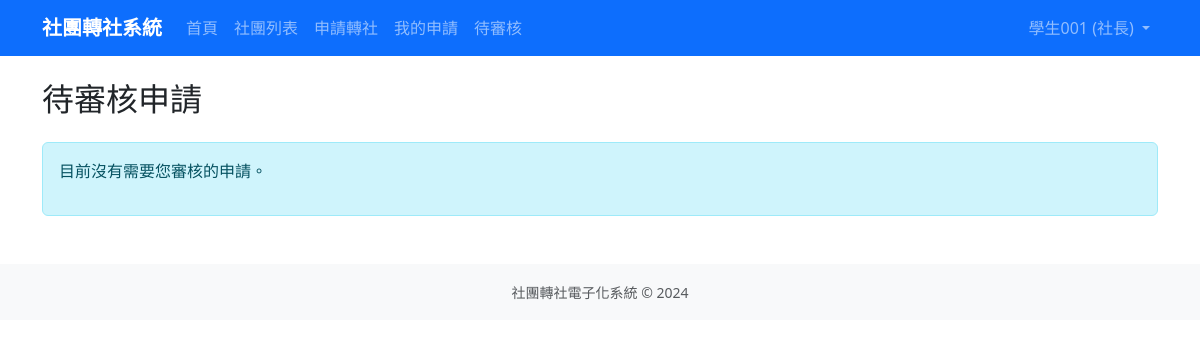
/transfers/pending/ (signed in), run on an earlier commit of the app's database.
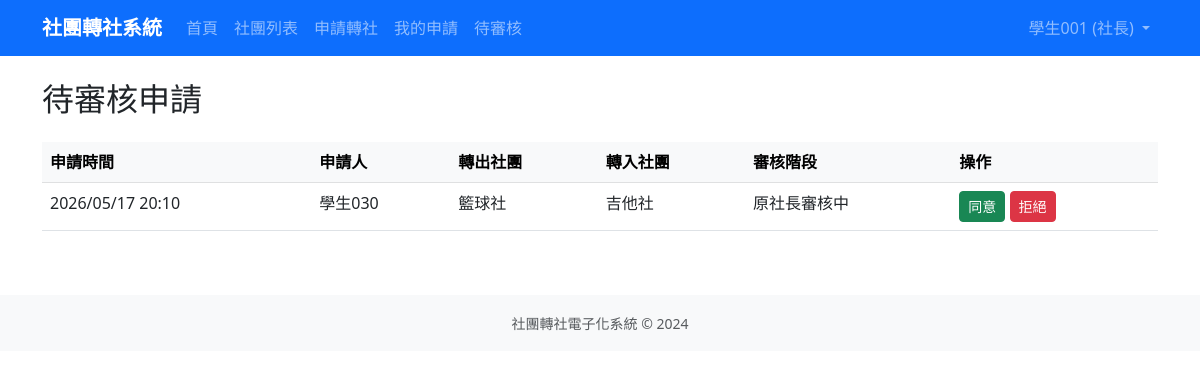
And on a later commit of the database.
### transfers/models.py (models this page shows, shortened)
class TransferRequest(models.Model):
    STATUS_CHOICES = [
        ('draft', '草稿'),
        ('orig_president_pending', '原社長審核中'),
        ('orig_teacher_pending', '原指導老師審核中'),
        ('new_president_pending', '新社長審核中'),
        ('new_teacher_pending', '新指導老師審核中'),
        ('admin_pending', '訓育組審核中'),
        ('approved', '已核准'),
        ('rejected', '已拒絕'),
        ('returned', '退回重選'),
    ]
    student = models.ForeignKey(
        settings.AUTH_USER_MODEL,
        on_delete=models.CASCADE,
        related_name='transfer_requests',
        verbose_name='申請學生'
    )
    original_club = models.ForeignKey(
        'clubs.Club',
        on_delete=models.CASCADE,
        related_name='transfer_out_requests',
        verbose_name='原社團'
    )
    target_club = models.ForeignKey(
        'clubs.Club',
        on_delete=models.CASCADE,
        related_name='transfer_in_requests',
        verbose_name='目標社團'
    )
    status = models.CharField(
        max_length=30,
        choices=STATUS_CHOICES,
        default='orig_president_pending',
        verbose_name='狀態'
    )
    reason = models.TextField(blank=True, verbose_name='轉社原因')
    created_at = models.DateTimeField(auto_now_add=True, verbose_name='申請時間')
    updated_at = models.DateTimeField(auto_now=True, verbose_name='更新時間')
    completed_at = models.DateTimeField(null=True, blank=True, verbose_name='完成時間')
    class Meta:
        verbose_name = '轉社申請單'
        verbose_name_plural = '轉社申請單'
        ordering = ['-created_at']

### accounts/models.py (models this page shows, shortened)
class User(AbstractUser):
    ROLE_CHOICES = [
        ('student', '學生'),
        ('president', '社長'),
        ('teacher', '指導老師'),
        ('admin', '訓育組（管理員）'),
    ]
    role = models.CharField(
        max_length=20,
        choices=ROLE_CHOICES,
        default='student',
        verbose_name='身分組'
    )
    student_id = models.CharField(
        max_length=20,
        blank=True,
        verbose_name='學號'
    )
    club = models.ForeignKey(
        'clubs.Club',
        on_delete=models.SET_NULL,
        null=True,
        blank=True,
        verbose_name='所屬社團',
        related_name='members'
    )
    phone = models.CharField(max_length=20, blank=True, verbose_name='電話')
    class Meta:
        verbose_name = '使用者'
        verbose_name_plural = '使用者'
    def is_admin(self):
        return self.role == 'admin'

### clubs/models.py (models this page shows, shortened)
class Club(models.Model):
    CATEGORY_CHOICES = [
        ('academic', '學術類'),
        ('arts', '藝文類'),
        ('performance', '藝能類'),
        ('recreation', '康輔類'),
        ('sports', '體育類'),
    ]
    code = models.CharField(max_length=10, unique=True, null=True, blank=True, verbose_name='社團代號')
    name = models.CharField(max_length=100, verbose_name='社團名稱')
    teacher = models.CharField(max_length=50, default='', verbose_name='指導老師')
    president = models.CharField(max_length=50, default='', verbose_name='社長')
    location = models.CharField(max_length=100, blank=True, verbose_name='社課場地')
    category = models.CharField(max_length=20, choices=CATEGORY_CHOICES, blank=True, verbose_name='類別')
    description = models.TextField(blank=True, verbose_name='社團描述')
    max_members = models.PositiveIntegerField(default=30, verbose_name='人數上限')
    current_members = models.PositiveIntegerField(default=0, verbose_name='現有人數')
    is_active = models.BooleanField(default=True, verbose_name='啟用中')
    created_at = models.DateTimeField(auto_now_add=True, verbose_name='建立時間')
    updated_at = models.DateTimeField(auto_now=True, verbose_name='更新時間')
    class Meta:
        verbose_name = '社團'
        verbose_name_plural = '社團'
        ordering = ['name']

### transfers/views.py (the view, shortened to what this page needs)
# urls.py: path('pending/', views.PendingApprovalsView.as_view(), name='pending_approvals'),
class PendingApprovalsView(LoginRequiredMixin, ApproverRequiredMixin, ListView):
    model = TransferRequest
    template_name = 'transfers/pending_approvals.html'
    context_object_name = 'pending_requests'
    def get_queryset(self):
        user = self.request.user
        if user.is_admin():
            return TransferRequest.objects.filter(status='admin_pending')
        username_marker = f'({user.username})'
        if user.role == 'president':
            return TransferRequest.objects.filter(
                models.Q(
                    status='orig_president_pending',
                    original_club__president__icontains=username_marker,
                ) |
                models.Q(
                    status='new_president_pending',
                    target_club__president__icontains=username_marker,
                )
            ).distinct()

### transfers/views.py (called while the page is built)
    def test_func(self):
        return self.request.user.role in ['president', 'teacher', 'admin']

### templates/transfers/pending_approvals.html (shortened to what this page needs)
{% extends 'base.html' %}
{% block content %}
<h2 class="mb-4">待審核申請</h2>
{% if pending_requests %}
<div class="table-responsive">
    <table class="table table-hover">
        <thead class="table-light">
            <tr>
                <th>申請時間</th>
                <th>申請人</th>
                <th>轉出社團</th>
                <th>轉入社團</th>
                <th>審核階段</th>
                <th>操作</th>
            </tr>
        </thead>
        <tbody>
            {% for req in pending_requests %}
            <tr>
                <td>{{ req.created_at|date:"Y/m/d H:i" }}</td>
                <td>{{ req.student.get_full_name|default:req.student.username }}</td>
                <td>{{ req.original_club.name }}</td>
                <td>{{ req.target_club.name }}</td>
                <td>{{ req.get_status_display }}</td>
                <td>
                    <button type="button" class="btn btn-sm btn-success" data-bs-toggle="modal" data-bs-target="#approveModal{{ req.id }}">
                        同意
                    </button>
                    <button type="button" class="btn btn-sm btn-danger" data-bs-toggle="modal" data-bs-target="#rejectModal{{ req.id }}">
                        拒絕
                    </button>
                </td>
            </tr>
            {% endfor %}
        </tbody>
    </table>
</div>
{% else %}
<div class="alert alert-info">
    <p>目前沒有需要您審核的申請。</p>
</div>
{% endif %}
{% endblock %}

What changed in the data, as far as the page shows it:
added TransferRequest: created_at "2026/05/17 20:10", student.get_full_name "學生030", original_club.name "籃球社", target_club.name "吉他社", status "原社長審核中"
Also different on the page:
text no longer shown: "目前沒有需要您審核的申請。"
text now shown: "申請時間 申請人 轉出社團 轉入社團 審核階段 操作"
